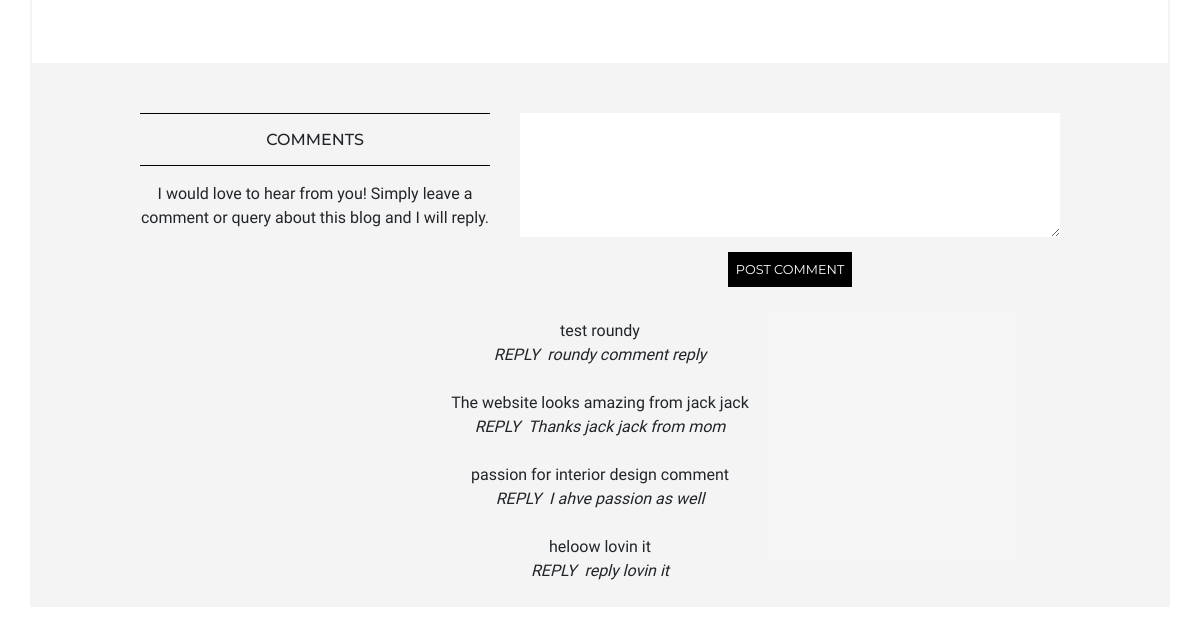
The page /blog/3 (lower part) on the database as committed earlier.
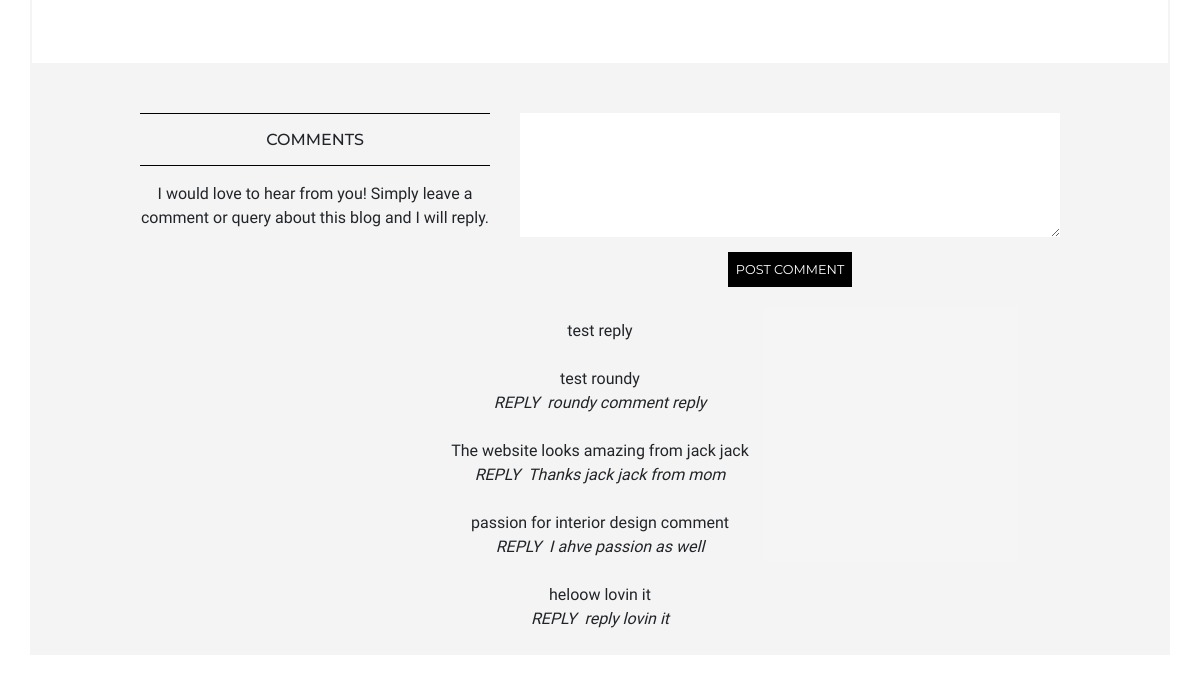
The same page on the database as committed later.
### blog/models.py (models this page shows)
class Comment(models.Model):
    blog = models.ForeignKey('Blog', on_delete=models.CASCADE, related_name='comments')
    date = models.DateField(default=timezone.now)
    content = models.TextField() # don't want this to blank ever
    reply = models.TextField(blank=True)

### blog/views.py (the view, shortened to what this page needs)
# urls.py: path('<pk>', views.blog, name='blog'),
def blog(request, pk):
    blog = Blog.objects.get(pk=pk)
    sections = Section.objects.filter(blog=blog)
    comments = Comment.objects.filter(blog=blog).order_by('-id')
    form = CommentForm() #equate to request.GET
    context = {'title': 'Blog', 'blog': blog, 'sections': sections, 'comments': comments, 'form': form}
    return render(request, 'blog/blog.html', context)

### blog/forms.py
class CommentForm(forms.ModelForm):
    class Meta:
        model = Comment
        fields = ['content']
        labels = {'content': _(''),}
        widgets = {'content': Textarea(attrs={'rows':5, 'class': 'textarea-style'}),}

### blog/templates/blog/blog.html (shortened to what this page needs)
{% extends 'base.html' %}
{% block content%}
<section class="row border-color--stone">
    <div class="col-12 col-lg-10 offset-lg-1 mb-5">
    </div>
</section>
<section class="row bg-color--stone pt-5 mb-5">
    <header class="col-12 col-md-5 col-lg-4 offset-lg-1 text-center">
        <div class="header-border">
            <h1 class="header-title mt-2">COMMENTS</h1>
        </div>
        <p class="mt-3">I would love to hear from you! Simply leave a comment or query about this blog and I will reply.
        </p>
    </header>
    <div class="col-12 col-md-7 col-lg-6 text-center">
        <form method="POST">
            {{ form }}
            <button type="submit">POST COMMENT</button>
        </form>
    </div>
    <div class="col-12 col-lg-10 offset-lg-1 text-center mt-4">
        {% for comment in comments %}
        <p class="mb-4">{{ comment.content }} <br>
            {% if comment.reply %}
            <span class="mr-2">REPLY</span><span class="">{{ comment.reply }}</span></p>
        {% endif %}
        {% endfor %}
    </div>
</section>
{% endblock %}

Rows that differ between the two databases and show on the page:
added Comment: content "test reply"
